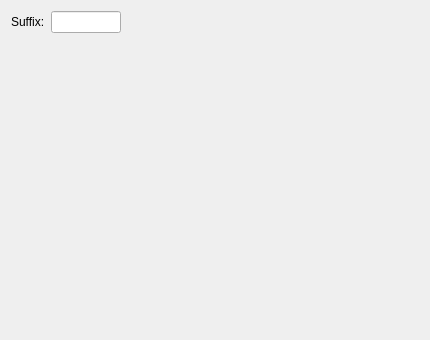
<?xml version="1.0" encoding="UTF-8"?>
<ui version="4.0">
 <class>WAVEWidgetUI</class>
 <widget class="QWidget" name="WAVEWidgetUI">
  <property name="geometry">
   <rect>
    <x>0</x>
    <y>0</y>
    <width>430</width>
    <height>340</height>
   </rect>
  </property>
  <property name="minimumSize">
   <size>
    <width>430</width>
    <height>300</height>
   </size>
  </property>
  <layout class="QGridLayout" name="gridLayout">
   <item row="0" column="0">
    <layout class="QHBoxLayout" name="horizontalLayout">
     <item>
      <widget class="QLabel" name="label_suffix">
       <property name="sizePolicy">
        <sizepolicy hsizetype="Preferred" vsizetype="Fixed">
         <horstretch>0</horstretch>
         <verstretch>0</verstretch>
        </sizepolicy>
       </property>
       <property name="text">
        <string>Suffix:</string>
       </property>
      </widget>
     </item>
     <item>
      <widget class="QLineEdit" name="qlineedit_suffix">
       <property name="sizePolicy">
        <sizepolicy hsizetype="Fixed" vsizetype="Fixed">
         <horstretch>30</horstretch>
         <verstretch>0</verstretch>
        </sizepolicy>
       </property>
       <property name="maximumSize">
        <size>
         <width>70</width>
         <height>16777215</height>
        </size>
       </property>
      </widget>
     </item>
     <item>
      <spacer name="horizontalSpacer">
       <property name="orientation">
        <enum>Qt::Horizontal</enum>
       </property>
       <property name="sizeHint" stdset="0">
        <size>
         <width>40</width>
         <height>20</height>
        </size>
       </property>
      </spacer>
     </item>
    </layout>
   </item>
   <item row="1" column="0">
    <spacer name="verticalSpacer">
     <property name="orientation">
      <enum>Qt::Vertical</enum>
     </property>
     <property name="sizeHint" stdset="0">
      <size>
       <width>20</width>
       <height>2</height>
      </size>
     </property>
    </spacer>
   </item>
  </layout>
 </widget>
 <resources/>
 <connections/>
</ui>
